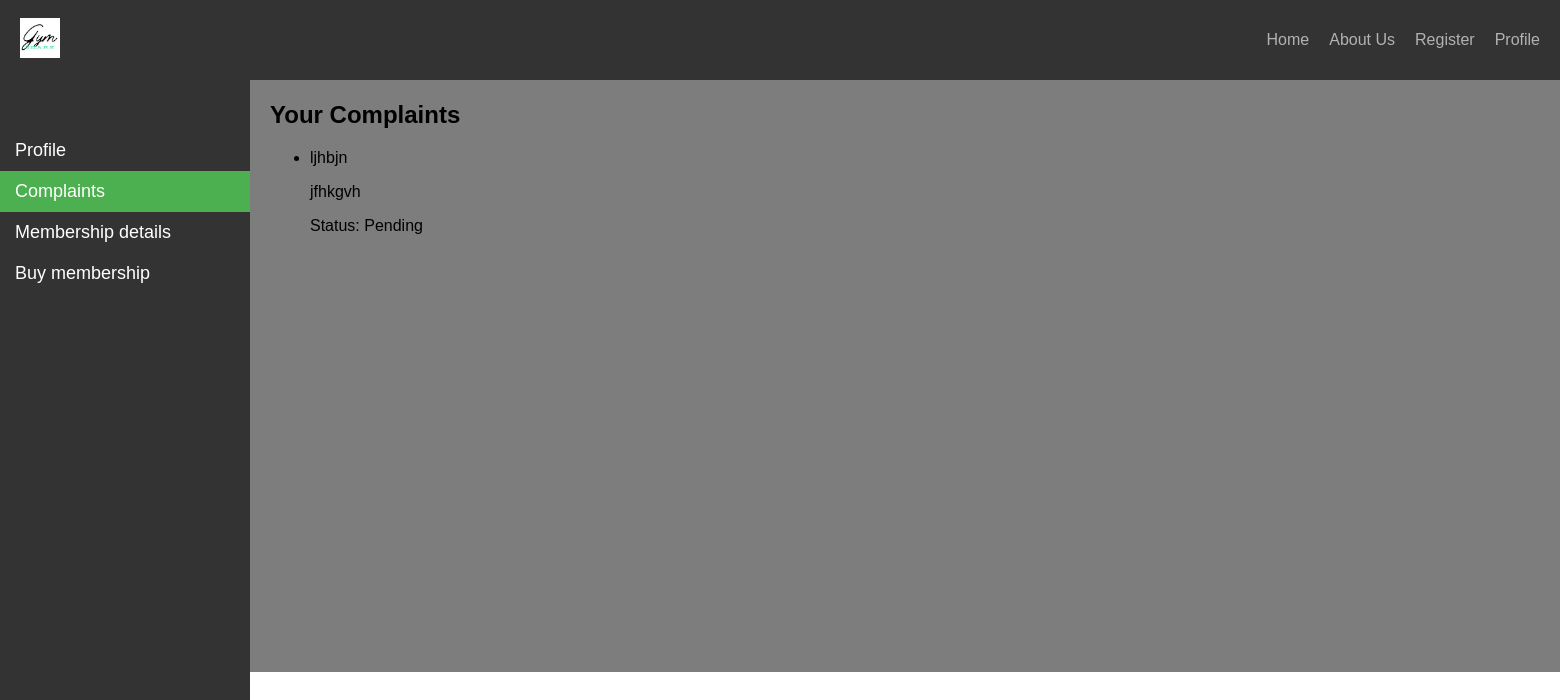
The app's page /complaints/ (signed in), older data.
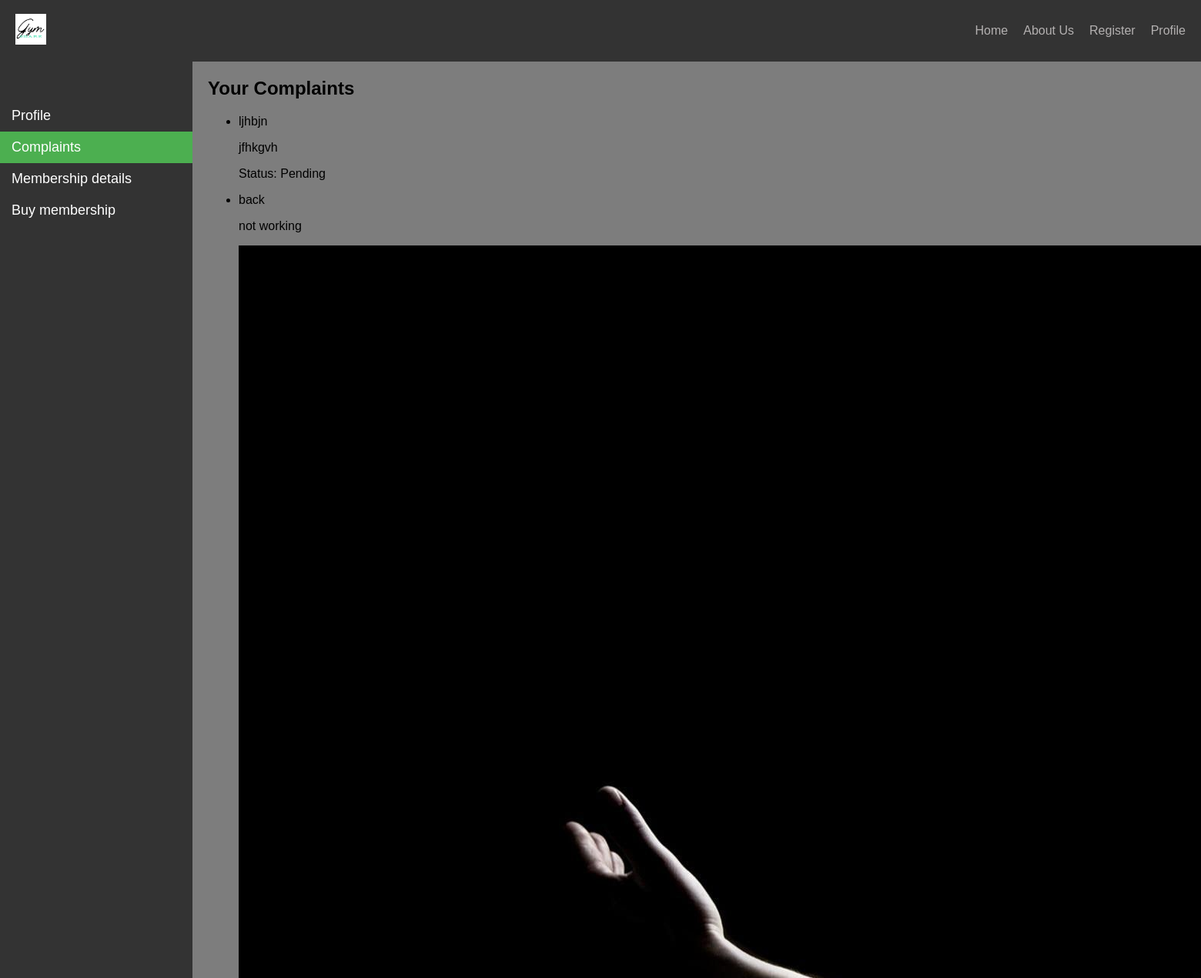
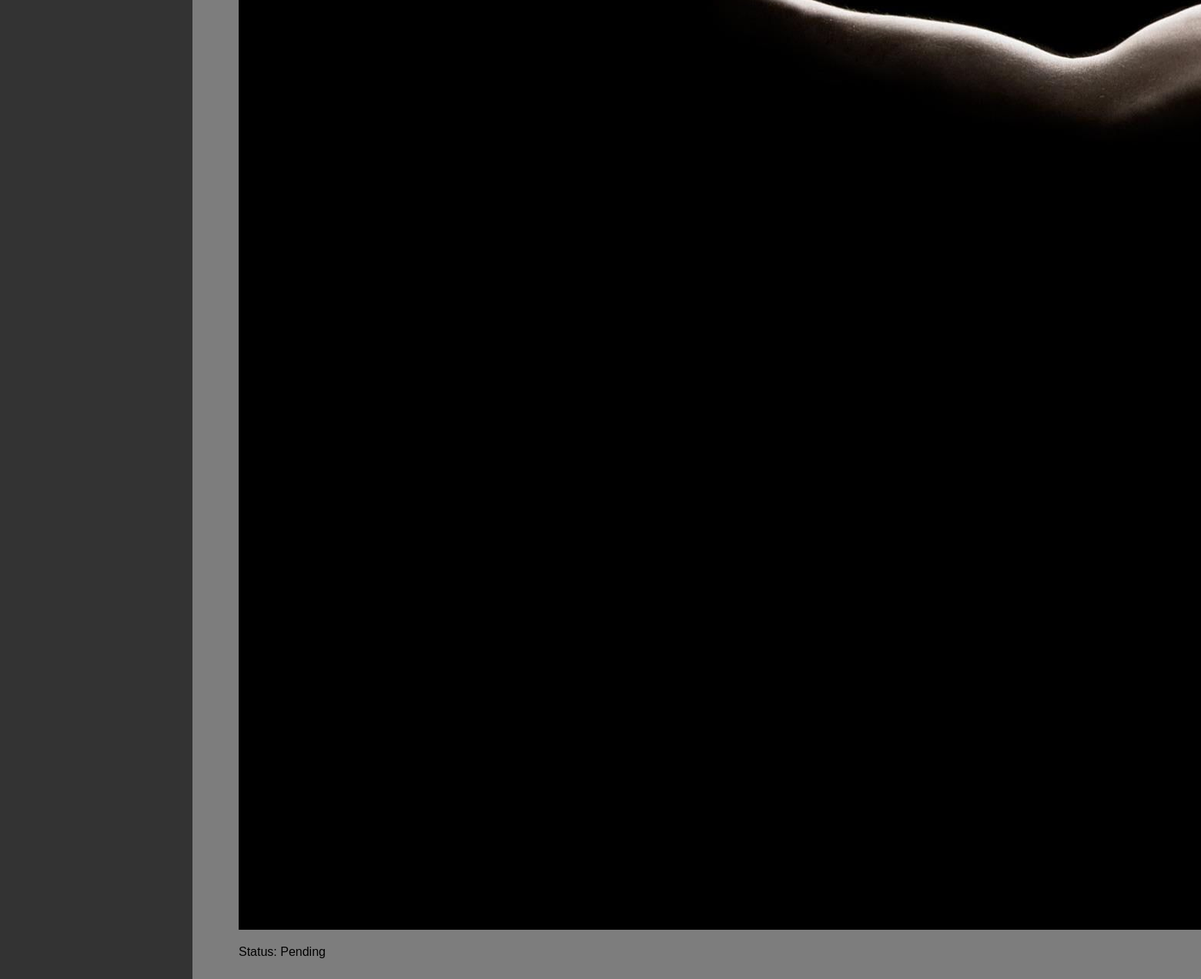
The same page, newer data (2 pictures, top to bottom).
### app/models.py (models this page shows, shortened)
class Complaints(models.Model):
    choices = [
        ('pending', 'Pending'),
        ('in_progress', 'In progress'),
        ('resolved' , 'Resolved')
    ]
    user = models.ForeignKey(User, on_delete=models.CASCADE)
    title = models.CharField(max_length=100,blank= True,null= True)
    description = models.TextField()
    image = models.ImageField(upload_to='D:/projects/gymbuddy/media/gymbuddy/app', blank= True, null= True)
    status = models.CharField(choices= choices,default= 'pending' ,max_length=50)

### app/views.py (the view)
# urls.py: path('complaints/', views.complaint_lists, name = 'complaint_list'),
def complaint_lists(request):
    complaint = Complaints.objects.filter(user=request.user)
    return render(request, 'app/complaint list.html', {'complaint': complaint})

### app/templates/app/complaint list.html
{% extends 'app/base.html'%}
{% load static %}
{% block quotes%}
<div class="sidebar">
  <a  href="{% url 'profile' %}">Profile</a>
  <a class="active" href="{% url 'complaint' %}">Complaints</a>
  <a href="{% url 'membership' %}">Membership details</a>
  <a href="{% url 'payment' %}">Buy membership</a>
</div>
<div class="main-content">
    <h2>Your Complaints</h2>
    <ul>
      {% for complaint in complaint %}
        <li>
          <p>{{ complaint.title }}</p>
          <p>{{ complaint.description }}</p>
          {% if complaint.image %}
            <img src="{{ complaint.image.url }}" alt="Complaint Image">
          {% endif %}
          <p>Status: {{ complaint.get_status_display }}</p>
        </li>
      {% endfor %}
    </ul>
</div>
{% endblock quotes %}

### app/templates/app/base.html (shortened to what this page needs)
<!DOCTYPE html>
{% load static %}
<html lang="en">
<head>
    <link rel="stylesheet" href="{% static 'app/css/style.css' %}">
</head>
<body>
<nav class="navbar">
    <div class="logo">
        <img src="{% static 'app/images/logo.png' %}" alt="logo" >
    </div>
    <ul class="nav-links">
        <li><a href="{% url 'home' %}">Home</a></li>
        <li><a href="{% url 'about-us' %}">About Us</a></li>
        <li><a href="{% url 'signup' %}">Register</a></li>
        <li><a href="{% url 'profile' %}">Profile</a></li>
    </ul>
</nav>
{% block quotes%}  {% endblock quotes%}
</body>
</html>

### app/static/app/css/style.css (style rules this page uses)
body { margin: 0; padding: 0; font-family: Arial, sans-serif; }
.navbar { background-color: #333; color: #fff; display: flex; justify-content: space-between; align-items: center; padding: 10px 20px; height : 60px }
.logo img { height: 40px; }
.nav-links { list-style-type: none; margin: 0; padding: 0; display: flex; }
.nav-links li { margin-right: 20px; }
.nav-links li:last-child { margin-right: 0; }
.nav-links a { color: #b4b1b1; text-decoration: none; }
body, html { margin: 0; padding: 0; height: 100%; }
.sidebar { height: 100%; width: 250px; position: fixed; top: 0; left: 0; background-color: #333333; padding-top: 50px; margin-top: 80px; }
.sidebar a { padding: 10px 15px; text-decoration: none; font-size: 18px; color: white; display: block; }
.sidebar a.active { background-color: #4CAF50; color: white; }
.main-content { padding-left: 270px; padding-right: 30px; padding-top: 1px; padding-bottom: 27%; background-color:rgba(0, 0, 0, 0.509); }

Row changes from the older to the newer data that the page shows:
added Complaints: title "back", description "not working", image (picture), status "Pending"
